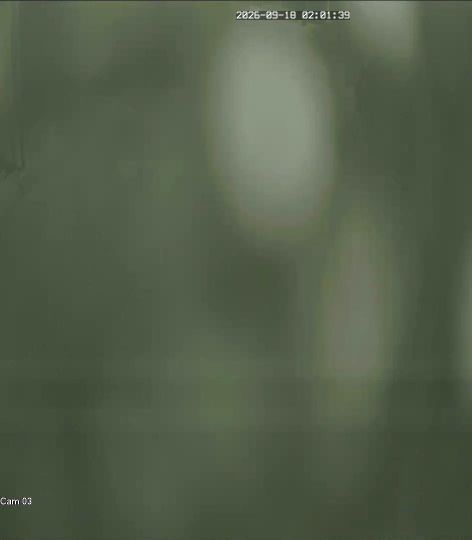
#> input picture diagnostics/camera3-calibration/observation-raw-01.jpg, 944 x 1080 px (shown at 1/2 size)
$ python -i frame_source.py   (imports and definitions only)
#> lines starting #> are read from the running program, lines starting #| are printed output that depends on the picture
"""Frame-source abstraction for deterministic files and resilient RTSP streams."""

from __future__ import annotations

from dataclasses import asdict, dataclass
import ctypes
from enum import Enum
import importlib
import os
from pathlib import Path
import re
import shutil
import socket
import subprocess
import sys
import threading
import time
from typing import Callable
from collections import deque

import cv2
import numpy as np


class SourceType(str, Enum):
    VIDEO_FILE = "VIDEO_FILE"
    RTSP = "RTSP"


class CaptureBackend(str, Enum):
    OPENCV = "OPENCV"
    VLC = "VLC"
    AUTO = "AUTO"


class CameraState(str, Enum):
    ONLINE = "ONLINE"
    STALE = "STALE"
    OFFLINE = "OFFLINE"
    RECONNECTING = "RECONNECTING"


@dataclass(frozen=True)
class FramePacket:
    frame: np.ndarray
    frame_index: int
    timestamp: float
    generation: int = 0


@dataclass
class CameraHealth:
    camera_id: str
    source_type: SourceType
    state: CameraState = CameraState.OFFLINE
    last_frame_at: float | None = None
    last_connected_at: float | None = None
    last_error: str | None = None
    processing_fps: float = 0.0
    ai_inference_fps: float = 0.0
    reconnect_attempts: int = 0
    generation: int = 0
    dropped_frames: int = 0
    heartbeat_at: float | None = None
    last_visual_change_at: float | None = None
    callback_sequence: int = 0
    visual_sequence: int = 0
    consecutive_similar_frames: int = 0
    camera_capture_fps: float = 0.0
    preview_publication_fps: float = 0.0
    preview_last_frame_at: float | None = None
    buffer_pressure: int = 0

    # [21 lines left out: functions to_dict, parse_source_type, parse_capture_backend, not called in this run]


def mask_stream_url(value: str) -> str:
    """Remove user/password material while preserving useful host/path context."""
    return re.sub(r"(rtsp://)[^/@]+@", r"\1***:***@", value, count=1)


# [10 lines left out: function resolve_rtsp_url, not called in this run]


class VisualFreshnessTracker:
    """Detect an armed decoder that keeps returning near-identical source pixels."""

    def __init__(
        self,
        *,
        difference_threshold: float = 0.08,
        stale_after_seconds: float = 15.0,
        minimum_similar_frames: int = 30,
        changes_to_arm: int = 3,
        clock: Callable[[], float] = time.time,
    ) -> None:
        self.difference_threshold = float(difference_threshold)
        self.stale_after_seconds = float(stale_after_seconds)
        self.minimum_similar_frames = int(minimum_similar_frames)
        self.changes_to_arm = int(changes_to_arm)
        self.clock = clock
        self.callback_sequence = 0
        self.visual_sequence = 0
        self.consecutive_similar_frames = 0
        self.last_callback_at: float | None = None
        self.last_visual_change_at: float | None = None
        self.last_difference = 0.0
        self._previous: np.ndarray | None = None

    @property
    def armed(self) -> bool:
        return self.visual_sequence >= self.changes_to_arm

    def observe(self, frame: np.ndarray, timestamp: float | None = None) -> bool:
        now = self.clock() if timestamp is None else timestamp
        sample = cv2.resize(
            cv2.cvtColor(frame, cv2.COLOR_BGR2GRAY),
            (64, 64),
            interpolation=cv2.INTER_AREA,
        )
        self.callback_sequence += 1
        self.last_callback_at = now
        changed = self._previous is None
        if self._previous is not None:
            self.last_difference = float(
                np.mean(cv2.absdiff(sample, self._previous))
            )
            changed = self.last_difference >= self.difference_threshold
        self._previous = sample
        if changed:
            self.visual_sequence += 1
            self.last_visual_change_at = now
            self.consecutive_similar_frames = 0
        else:
            self.consecutive_similar_frames += 1
        return changed

    # [8 lines left out: function is_stuck, not called in this run]


class VideoFileSource:
    """Deterministic local-file source preserving video-relative timestamps."""

    # [27 lines left out: functions __init__, read, not called in this run]

    def close(self) -> None:
        self.capture.release()
        self.health.state = CameraState.OFFLINE


class VLCFrameBuffer:
    """Small reusable RV32 pool that publishes only complete newest frames."""

    # Legacy H.264 streams may retain several reference pictures internally.
    # Keep a fixed, bounded pool large enough that libVLC never has to block
    # its decoder waiting for a display callback to release one of three frames.
    BUFFER_COUNT = 12

    # [34 lines left out: functions __init__, configure, not called in this run]

    @property
    def pitches(self) -> tuple[int, ...]:
        return (self.pitch,)

    @property
    def lines(self) -> tuple[int, ...]:
        return (self.height,)

    # [29 lines left out: functions native_pointer, acquire, dropped_frames, not called in this run]

    def acquire_planes(self) -> tuple[int, tuple[ctypes.c_void_p, ...]]:
        token, pointer = self.acquire()
        return token, (pointer,)

    # [70 lines left out: functions publish, _copy_frame, read, close, cleanup_retired, not called in this run]


class VLCI420FrameBuffer(VLCFrameBuffer):
    """Reusable three-plane I420 pool for VLC software decoding on macOS."""

    # [30 lines left out: function configure, not called in this run]

    @property
    def pitches(self) -> tuple[int, ...]:
        return self._plane_pitches

    @property
    def lines(self) -> tuple[int, ...]:
        return self._plane_lines

    # [28 lines left out: functions native_pointer, acquire_planes, not called in this run]

    def publish(self, token: int = 1) -> None:
        super().publish(token)

    # [19 lines left out: function _copy_frame, not called in this run]


class VLCFrameCapture:
    """cv2-like, headless libVLC adapter using direct decoded-frame callbacks."""

    # [123 lines left out: functions __init__, _decorate, _open, not called in this run]

    def isOpened(self) -> bool:
        return self._opened and not self._released

    # [14 lines left out: functions read, get, not called in this run]

    @property
    def dropped_frames(self) -> int:
        return self._buffer.dropped_frames

    # [4 lines left out: function buffer_pressure, not called in this run]

    def set(self, _prop, _value) -> bool:
        return False

    # [20 lines left out: function release, not called in this run]


class VLCLocalBridgeCapture:
    """Let VLC normalize legacy RTSP into a localhost MPEG-TS stream.

    Video is remuxed, not transcoded. OpenCV performs the only decode, avoiding
    libVLC's multi-process display-callback deadlock on legacy DVR streams.
    """

    _active_processes: set[subprocess.Popen] = set()

    # [127 lines left out: functions __init__, _find_vlc, isOpened, read, _pace_media_frame, not called in this run]

    def get(self, prop):
        return self._capture.get(prop) if self._capture is not None else 0

    def set(self, prop, value) -> bool:
        return bool(self._capture is not None and self._capture.set(prop, value))

    @property
    def dropped_frames(self) -> int:
        return self._dropped_frames

    @property
    def buffer_pressure(self) -> int:
        return 0

    # [30 lines left out: functions release, shutdown_all, not called in this run]


class RTSPFrameSource:
    """Latest-frame RTSP reader with bounded backoff and stale-stream recovery."""

    # [75 lines left out: function __init__, not called in this run]

    def start(self) -> None:
        if not self._worker.is_alive():
            self._worker.start()

    def _publish_health(self) -> None:
        if self.status_callback:
            self.status_callback(self.health)

    # [215 lines left out: functions _set_state, _open_opencv, _open_vlc, _open, _run, _wait_before_reconnect and 3 more, not called in this run]

>>> import cv2
>>> picture = cv2.imread('../diagnostics/camera3-calibration/observation-raw-01.jpg')
#> picture is the input picture: shape (1080, 944, 3); mean B, G, R 74.5, 94.8, 83.5
>>> result = VisualFreshnessTracker().observe(picture)
#> in observe, `sample = cv2.resize( cv2.cvtColor(frame, cv2.COLOR_BGR2GRAY), (64, 64)..`:
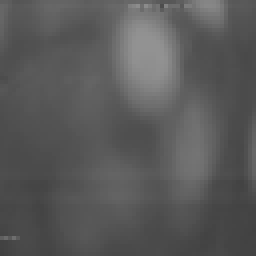
#> sample: shape (64, 64) (shown 4 times larger); min 64, max 146, mean 89.1
#> result = True
